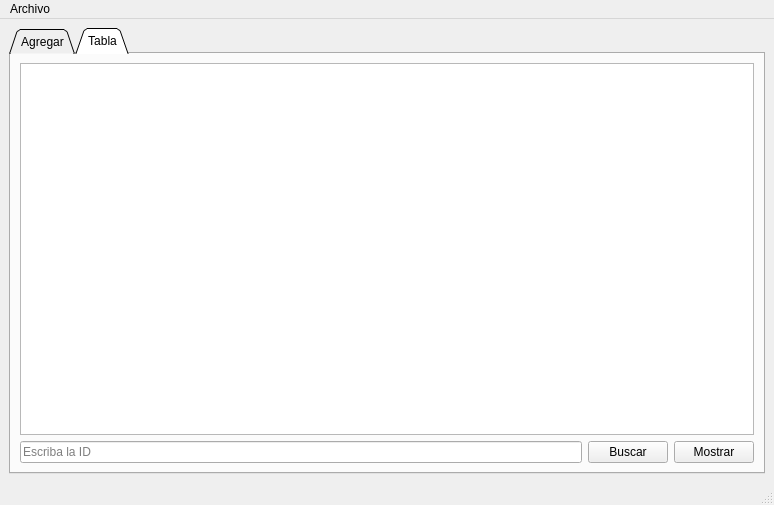
<?xml version="1.0" encoding="UTF-8"?>
<ui version="4.0">
 <class>MainWindow</class>
 <widget class="QMainWindow" name="MainWindow">
  <property name="geometry">
   <rect>
    <x>0</x>
    <y>0</y>
    <width>774</width>
    <height>471</height>
   </rect>
  </property>
  <property name="windowTitle">
   <string>MainWindow</string>
  </property>
  <widget class="QWidget" name="centralwidget">
   <layout class="QGridLayout" name="gridLayout_3">
    <item row="0" column="0">
     <widget class="QTabWidget" name="tabWidget">
      <property name="enabled">
       <bool>true</bool>
      </property>
      <property name="layoutDirection">
       <enum>Qt::LeftToRight</enum>
      </property>
      <property name="autoFillBackground">
       <bool>false</bool>
      </property>
      <property name="tabShape">
       <enum>QTabWidget::Triangular</enum>
      </property>
      <property name="currentIndex">
       <number>1</number>
      </property>
      <property name="documentMode">
       <bool>false</bool>
      </property>
      <property name="tabsClosable">
       <bool>false</bool>
      </property>
      <property name="movable">
       <bool>false</bool>
      </property>
      <property name="tabBarAutoHide">
       <bool>false</bool>
      </property>
      <widget class="QWidget" name="tab">
       <attribute name="title">
        <string>Agregar</string>
       </attribute>
       <layout class="QGridLayout" name="gridLayout_2">
        <item row="0" column="0">
         <widget class="QGroupBox" name="groupBox">
          <property name="title">
           <string>Registro de datos</string>
          </property>
          <layout class="QGridLayout" name="gridLayout">
           <item row="0" column="0">
            <widget class="QLabel" name="label">
             <property name="text">
              <string>ID : </string>
             </property>
            </widget>
           </item>
           <item row="0" column="1" colspan="3">
            <widget class="QLineEdit" name="id_lineEdit"/>
           </item>
           <item row="0" column="4" rowspan="13">
            <widget class="QPlainTextEdit" name="salida"/>
           </item>
           <item row="1" column="0" colspan="3">
            <widget class="QLabel" name="label_2">
             <property name="text">
              <string>Origen en x : </string>
             </property>
            </widget>
           </item>
           <item row="1" column="3">
            <widget class="QSpinBox" name="origen_x_spinBox">
             <property name="enabled">
              <bool>true</bool>
             </property>
             <property name="maximum">
              <number>500</number>
             </property>
            </widget>
           </item>
           <item row="2" column="0" colspan="3">
            <widget class="QLabel" name="label_4">
             <property name="text">
              <string>Origen en y : </string>
             </property>
            </widget>
           </item>
           <item row="2" column="3">
            <widget class="QSpinBox" name="origen_y_spinBox">
             <property name="maximum">
              <number>500</number>
             </property>
            </widget>
           </item>
           <item row="3" column="0" colspan="2">
            <widget class="QLabel" name="label_3">
             <property name="text">
              <string>Destino x : </string>
             </property>
            </widget>
           </item>
           <item row="3" column="3">
            <widget class="QSpinBox" name="destino_x_spinBox">
             <property name="maximum">
              <number>500</number>
             </property>
            </widget>
           </item>
           <item row="4" column="0" colspan="2">
            <widget class="QLabel" name="label_6">
             <property name="text">
              <string>Destino y : </string>
             </property>
            </widget>
           </item>
           <item row="4" column="3">
            <widget class="QSpinBox" name="destino_y_spinBox">
             <property name="maximum">
              <number>500</number>
             </property>
            </widget>
           </item>
           <item row="5" column="0" colspan="2">
            <widget class="QLabel" name="label_5">
             <property name="text">
              <string>Velocidad : </string>
             </property>
            </widget>
           </item>
           <item row="5" column="2" colspan="2">
            <widget class="QLineEdit" name="velocidad_lineEdit"/>
           </item>
           <item row="6" column="0" colspan="2">
            <widget class="QLabel" name="label_7">
             <property name="text">
              <string>Color (RGB) </string>
             </property>
            </widget>
           </item>
           <item row="7" column="1">
            <widget class="QLabel" name="label_8">
             <property name="text">
              <string>red</string>
             </property>
            </widget>
           </item>
           <item row="7" column="3">
            <widget class="QSpinBox" name="red_spinBox">
             <property name="maximum">
              <number>255</number>
             </property>
            </widget>
           </item>
           <item row="8" column="1">
            <widget class="QLabel" name="label_9">
             <property name="text">
              <string>green</string>
             </property>
            </widget>
           </item>
           <item row="8" column="3">
            <widget class="QSpinBox" name="green_spinBox">
             <property name="maximum">
              <number>255</number>
             </property>
            </widget>
           </item>
           <item row="9" column="1">
            <widget class="QLabel" name="label_10">
             <property name="text">
              <string>blue</string>
             </property>
            </widget>
           </item>
           <item row="9" column="3">
            <widget class="QSpinBox" name="blue_spinBox">
             <property name="maximum">
              <number>255</number>
             </property>
            </widget>
           </item>
           <item row="10" column="0" colspan="4">
            <widget class="QPushButton" name="agregar_final_pushButton">
             <property name="text">
              <string>Agregar al final</string>
             </property>
            </widget>
           </item>
           <item row="11" column="0" colspan="4">
            <widget class="QPushButton" name="agregar_inicio_pushButton">
             <property name="text">
              <string>Agregar al inicio</string>
             </property>
            </widget>
           </item>
           <item row="12" column="0" colspan="4">
            <widget class="QPushButton" name="mostrar_pushButton">
             <property name="text">
              <string>Mostrar</string>
             </property>
            </widget>
           </item>
          </layout>
         </widget>
        </item>
       </layout>
      </widget>
      <widget class="QWidget" name="tab_2">
       <attribute name="title">
        <string>Tabla</string>
       </attribute>
       <layout class="QGridLayout" name="gridLayout_4">
        <item row="0" column="0" colspan="3">
         <widget class="QTableWidget" name="tabla"/>
        </item>
        <item row="1" column="0">
         <widget class="QLineEdit" name="buscar_tabla_lineEdit">
          <property name="placeholderText">
           <string>Escriba la ID</string>
          </property>
         </widget>
        </item>
        <item row="1" column="1">
         <widget class="QPushButton" name="buscar_tabla_pushButton">
          <property name="text">
           <string>Buscar</string>
          </property>
         </widget>
        </item>
        <item row="1" column="2">
         <widget class="QPushButton" name="mostrar_tabla_pushButton">
          <property name="text">
           <string>Mostrar</string>
          </property>
         </widget>
        </item>
       </layout>
      </widget>
     </widget>
    </item>
   </layout>
  </widget>
  <widget class="QMenuBar" name="menubar">
   <property name="geometry">
    <rect>
     <x>0</x>
     <y>0</y>
     <width>774</width>
     <height>21</height>
    </rect>
   </property>
   <widget class="QMenu" name="menuArchivo">
    <property name="title">
     <string>Archivo</string>
    </property>
    <addaction name="action_abrir"/>
    <addaction name="action_guardar"/>
   </widget>
   <addaction name="menuArchivo"/>
  </widget>
  <widget class="QStatusBar" name="statusbar"/>
  <action name="action_abrir">
   <property name="text">
    <string>Abrir</string>
   </property>
   <property name="shortcut">
    <string>Ctrl+O</string>
   </property>
  </action>
  <action name="action_guardar">
   <property name="text">
    <string>Guardar</string>
   </property>
   <property name="shortcut">
    <string>Ctrl+S</string>
   </property>
  </action>
 </widget>
 <resources/>
 <connections/>
</ui>
